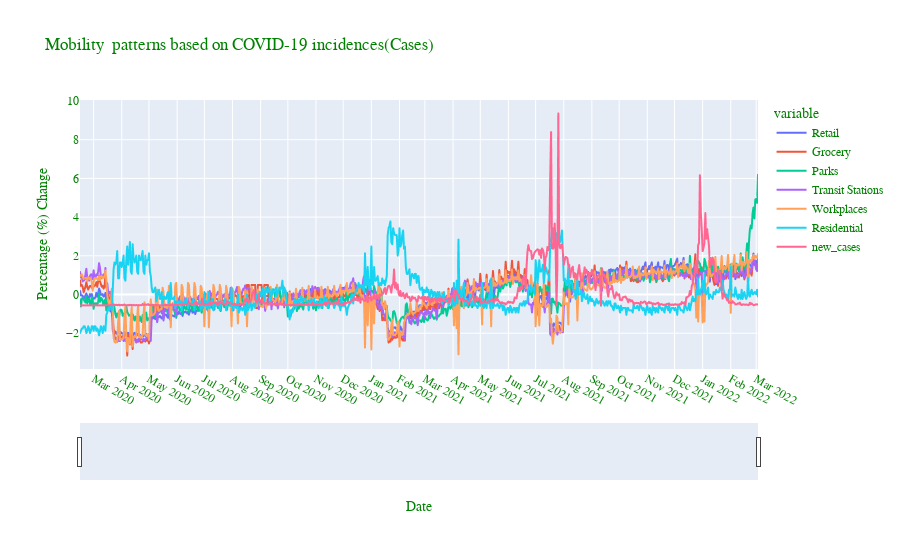

Write notebook code for a chart like this one.
### Markdown cell above
# Based on total cases

### Code cell
col_list1 =['Retail','Grocery','Parks','Transit Stations','Workplaces','Residential','new_cases']


#Draw all lines
plt.figure(figsize=(12, 10))
fig = px.line(rw_mobility_update, x="date", y=col_list1,
              hover_data={"date": "|%B %d, %Y"},
              title='Percentage Change in Mobility to Places')

fig.update_xaxes(
    #M1- every two months
    dtick="M1",\
    #set up range slider
    rangeslider_visible=True) 

# Set figure title
fig.update_layout(title_text=" Mobility  patterns based on COVID-19 incidences(Cases)",\
                  font=dict(family="Arial",size=12, color='green'))
#Set labels for both axes
fig.update_xaxes(title_text='Date')
fig.update_yaxes(title_text='Percentage (%) Change')
fig.show()

### Figure 1 — Plotly figure (JSON) as saved in the notebook; plotly's stock layout.template omitted (floating-point values rounded to 4 significant figures; data arrays with more than 128 entries replaced by an {"elided": "..."} marker saying what was removed)
{"data": [{"hovertemplate": "variable=Retail<br>date=%{x|%B %d, %Y}<br>value=%{y}<extra></extra>", "legendgroup": "Retail", "line": {"color": "#636efa", "dash": "solid"}, "marker": {"symbol": "circle"}, "mode": "lines", "name": "Retail", "showlegend": true, "type": "scattergl", "x": {"elided": "748 str values"}, "xaxis": "x", "y": {"elided": "748 float values"}, "yaxis": "y"}, {"hovertemplate": "variable=Grocery<br>date=%{x|%B %d, %Y}<br>value=%{y}<extra></extra>", "legendgroup": "Grocery", "line": {"color": "#EF553B", "dash": "solid"}, "marker": {"symbol": "circle"}, "mode": "lines", "name": "Grocery", "showlegend": true, "type": "scattergl", "x": {"elided": "748 str values"}, "xaxis": "x", "y": {"elided": "748 float values"}, "yaxis": "y"}, {"hovertemplate": "variable=Parks<br>date=%{x|%B %d, %Y}<br>value=%{y}<extra></extra>", "legendgroup": "Parks", "line": {"color": "#00cc96", "dash": "solid"}, "marker": {"symbol": "circle"}, "mode": "lines", "name": "Parks", "showlegend": true, "type": "scattergl", "x": {"elided": "748 str values"}, "xaxis": "x", "y": {"elided": "748 float values"}, "yaxis": "y"}, {"hovertemplate": "variable=Transit Stations<br>date=%{x|%B %d, %Y}<br>value=%{y}<extra></extra>", "legendgroup": "Transit Stations", "line": {"color": "#ab63fa", "dash": "solid"}, "marker": {"symbol": "circle"}, "mode": "lines", "name": "Transit Stations", "showlegend": true, "type": "scattergl", "x": {"elided": "748 str values"}, "xaxis": "x", "y": {"elided": "748 float values"}, "yaxis": "y"}, {"hovertemplate": "variable=Workplaces<br>date=%{x|%B %d, %Y}<br>value=%{y}<extra></extra>", "legendgroup": "Workplaces", "line": {"color": "#FFA15A", "dash": "solid"}, "marker": {"symbol": "circle"}, "mode": "lines", "name": "Workplaces", "showlegend": true, "type": "scattergl", "x": {"elided": "748 str values"}, "xaxis": "x", "y": {"elided": "748 float values"}, "yaxis": "y"}, {"hovertemplate": "variable=Residential<br>date=%{x|%B %d, %Y}<br>value=%{y}<extra></extra>", "legendgroup": "Residential", "line": {"color": "#19d3f3", "dash": "solid"}, "marker": {"symbol": "circle"}, "mode": "lines", "name": "Residential", "showlegend": true, "type": "scattergl", "x": {"elided": "748 str values"}, "xaxis": "x", "y": {"elided": "748 float values"}, "yaxis": "y"}, {"hovertemplate": "variable=new_cases<br>date=%{x|%B %d, %Y}<br>value=%{y}<extra></extra>", "legendgroup": "new_cases", "line": {"color": "#FF6692", "dash": "solid"}, "marker": {"symbol": "circle"}, "mode": "lines", "name": "new_cases", "showlegend": true, "type": "scattergl", "x": {"elided": "748 str values"}, "xaxis": "x", "y": {"elided": "748 float values"}, "yaxis": "y"}], "layout": {"font": {"color": "green", "family": "Arial", "size": 12}, "legend": {"title": {"text": "variable"}, "tracegroupgap": 0}, "title": {"text": " Mobility  patterns based on COVID-19 incidences(Cases)"}, "xaxis": {"anchor": "y", "domain": [0, 1], "dtick": "M1", "rangeslider": {"visible": true}, "title": {"text": "Date"}}, "yaxis": {"anchor": "x", "domain": [0, 1], "title": {"text": "Percentage (%) Change"}}}}
